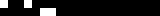

The image is a tile-based game level rendered from a .tmx file. Its description and complete source (layers, tilesets, objects, tile grids) follow:
An orthogonal 10x1 tile map with 16x16 px tiles, 1 tile layer (Tile Layer 1).

<map version="1.5" tiledversion="1.7.1" orientation="orthogonal" renderorder="right-down" width="10" height="1" tilewidth="16" tileheight="16" infinite="0" nextlayerid="2" nextobjectid="1">
 <tileset firstgid="1" name="Sqares" tilewidth="16" tileheight="16" tilecount="4" columns="2">
  <image source="Squares.png" trans="000000" width="32" height="32" />
  <tile id="0">
   <animation>
    <frame tileid="0" duration="1000" />
    <frame tileid="1" duration="1000" />
    <frame tileid="2" duration="1000" />
    <frame tileid="3" duration="1000" />
   </animation>
  </tile>
  <tile id="1">
   <animation>
    <frame tileid="0" duration="1000" />
    <frame tileid="1" duration="1000" />
   </animation>
  </tile>
  <tile id="2">
   <animation>
    <frame tileid="2" duration="1000" />
    <frame tileid="3" duration="1000" />
   </animation>
  </tile>
  <tile id="3">
   <animation>
    <frame tileid="1" duration="100" />
    <frame tileid="2" duration="100" />
   </animation>
  </tile>
 </tileset>
 <layer id="1" name="Tile Layer 1" width="10" height="1">
  <data encoding="csv">
1,2,3,4,0,0,0,0,0,0
</data>
 </layer>
</map>